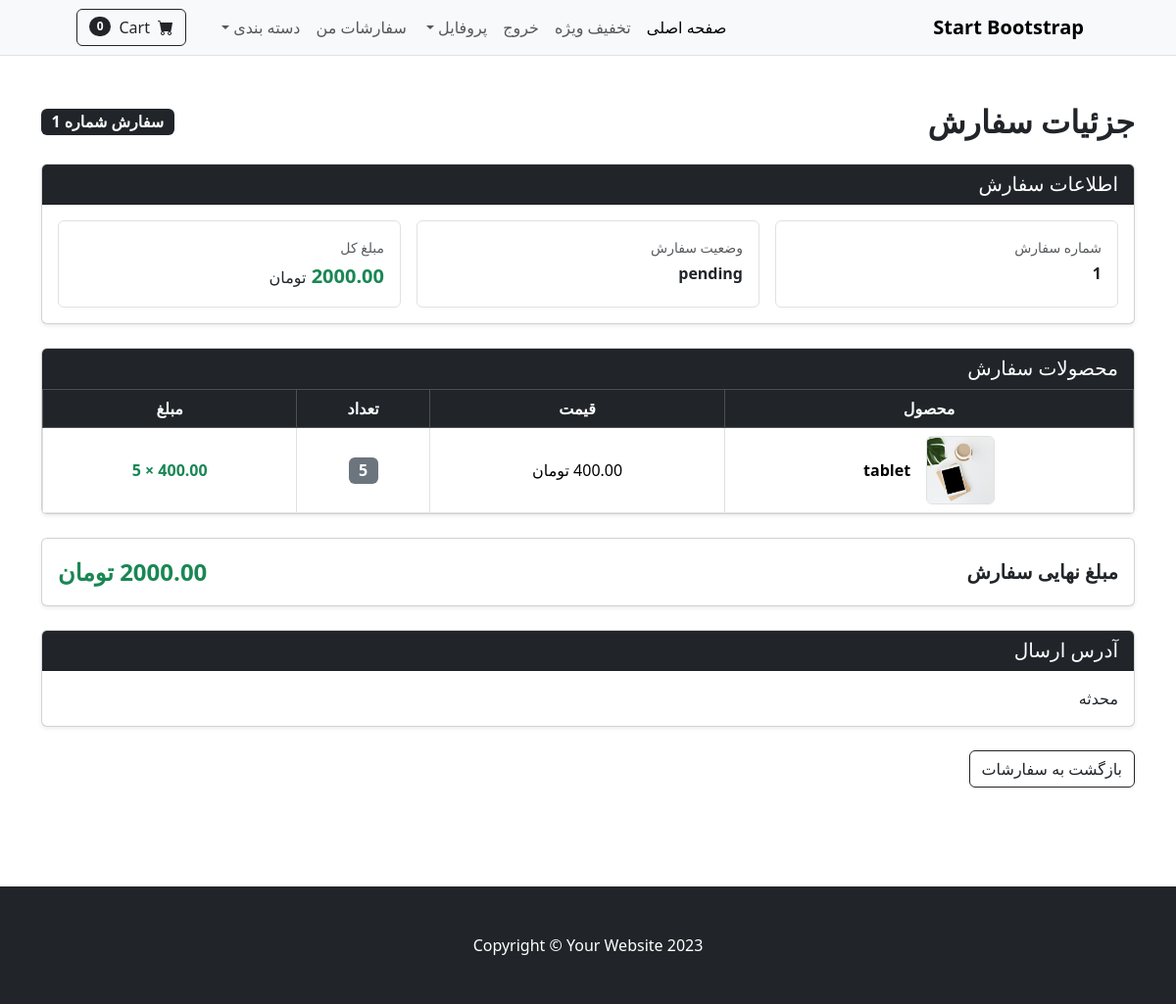
The page /order/1/ (signed in) on the database its author committed.
### products/models.py (models this page shows, shortened)
class Order(models.Model):
    STATUS_CHOICES = [
        ("pending", "در انتظار پرداخت"),
        ("paid", "پرداخت شده"),
        ("failed", "ناموفق"),
        ("canceled", "لغو شده"),
    ]
    user = models.ForeignKey(
        User,
        on_delete=models.CASCADE,
        null=True,
        blank=True
    )
    shipping_address = models.ForeignKey(
        ShippingAddres,
        on_delete=models.SET_NULL,
        null=True,
        blank=True
    )
    total_price = models.DecimalField(
        max_digits=10,
        decimal_places=2,
        null=True
    )
    status = models.CharField(
        max_length=20,
        choices=STATUS_CHOICES,
        default="pending"
    )
    created_at = models.DateTimeField(auto_now_add=True)
    last_update = models.DateTimeField(auto_now=True)

class OrderItem(models.Model):
    order = models.ForeignKey(
        Order,
        on_delete=models.CASCADE,
        related_name="items"
    )
    product = models.ForeignKey(
        Product,
        on_delete=models.CASCADE
    )
    price = models.DecimalField(
        max_digits=10,
        decimal_places=2
    )
    quantity = models.PositiveIntegerField()

class Product(models.Model):
    name=models.CharField(max_length=50)
    description=models.TextField(max_length=500 ,blank=True,default='') #blank برای خالی بودن__ default یعنی به طور پیش فرض چه توضیحی داشته باشه
    price=models.DecimalField(max_digits=10,decimal_places=0,default=0)#decimal_places به طور پیش فرض چند رقم بعد اعشار نشون میده __ default یعنی به طور پیش فرض قیمت رو صفر نشون بده
    category=models.ForeignKey(Category,on_delete=models.CASCADE)#ForeignKey کلید خارجی به جدول دیگعه
    stock = models.IntegerField(default=0)
    img=models.ImageField(upload_to="product/",null=True,blank=True)
    is_sale=models.BooleanField(default=False)
    sale_price=models.DecimalField(max_digits=10,decimal_places=0,default=0)

### payments/models.py (models this page shows)
class ShippingAddres(models.Model):
    user = models.ForeignKey(User,on_delete=models.CASCADE , null=True,blank=True)
    shipping_full_name = models.CharField(max_length=100)
    shipping_phone = models.CharField(max_length=11)
    shipping_address = models.TextField()
    shipping_city = models.CharField(max_length=100)
    shipping_state = models.CharField(max_length=100)
    shipping_postal_code = models.CharField(max_length=10)
    def __str__(self):
        return self.shipping_full_name
    class Meta:
        verbose_name_plural = "Shipping Addresses"
    def creat_shipping_user(sender,instance,created,**kwarge): #kwarge یعنی علاوه بر اون سه تا ورودی هر چقدر ورودی خواستی بگیر
        if created:
            user_shipping=ShippingAddres(user=instance)
            user_shipping.save()
    post_save.connect(creat_shipping_user,sender=User)

### payments/views.py (the view, shortened to what this page needs)
# urls.py: path('order/<int:order_id>/',views.order_detail,name='order_detail'),
def order_detail(request, order_id):
    if request.user.is_authenticated:
        order = get_object_or_404(
            Order,
            id=order_id,
            user=request.user
        )
    return render(
        request,
        'payments/order_detail.html',
        {
            'order': order
        }
    )

### cart/cart.py (called while the page is built)
    def __len__(self):
        return len(self.cart)

### cart/context_processors.py (called while the page is built)
def cart(request):
    return {'cart': Cart(request)}

### products/context_processors.py (called while the page is built)
def cart_item_count(request):
    total_quantity = 0
    if request.user.is_authenticated:
        cart, created = Cart.objects.get_or_create(user=request.user)
        if not created:
            cart_items = CartItem.objects.filter(cart=cart)
            for item in cart_items:
                total_quantity += item.quantity
    return {"cart_item_count": total_quantity}

### payments/templates/payments/order_detail.html (shortened to what this page needs)
{% extends "products/base.html" %}
{% block content %}
<div class="container mt-5 mb-5">
    <div class="d-flex justify-content-between align-items-center mb-4">
        <h2 class="fw-bold mb-0">
            جزئیات سفارش
        </h2>
        <span class="badge bg-dark fs-6">
            سفارش شماره {{ order.id }}
        </span>
    </div>
    <div class="card shadow-sm mb-4">
        <div class="card-header bg-dark text-white">
            <h5 class="mb-0">
                اطلاعات سفارش
            </h5>
        </div>
        <div class="card-body">
            <div class="row g-3">
                <div class="col-md-4">
                    <div class="border rounded p-3 h-100">
                        <small class="text-muted d-block mb-1">
                            شماره سفارش
                        </small>
                        <strong>
                            {{ order.id }}
                        </strong>
                    </div>
                </div>
                <div class="col-md-4">
                    <div class="border rounded p-3 h-100">
                        <small class="text-muted d-block mb-1">
                            وضعیت سفارش
                        </small>
                        <strong>
                            {{ order.status }}
                        </strong>
                    </div>
                </div>
                <div class="col-md-4">
                    <div class="border rounded p-3 h-100">
                        <small class="text-muted d-block mb-1">
                            مبلغ کل
                        </small>
                        <strong class="text-success fs-5">
                        </strong>
                        <span>
                            تومان
                        </span>
                    </div>
                </div>
            </div>
        </div>
    </div>
    <div class="card shadow-sm mb-4">
        <div class="card-header bg-dark text-white">
            <h5 class="mb-0">
                محصولات سفارش
            </h5>
        </div>
        <div class="card-body p-0">
            <div class="table-responsive">
                <table class="table table-bordered table-hover align-middle text-center mb-0">
                    <thead class="table-dark">
                        <tr>
                            <th>
                                محصول
                            </th>
                            <th>
                                قیمت
                            </th>
                            <th>
                                تعداد
                            </th>
                            <th>
                                مبلغ
                            </th>
                        </tr>
                    </thead>
                    <tbody>
                        {% for item in order.items.all %}
                        <tr>
                            <td>
                                <div class="d-flex align-items-center justify-content-center gap-3">
                                    {% if item.product.img %}
                                    <img
                                        src="{{ item.product.img.url }}"
                                        alt="{{ item.product.name }}"
                                        width="70"
                                        height="70"
                                        class="rounded border"
                                        style="object-fit: cover;">
                                    {% endif %}
                                    <strong>
                                        {{ item.product.name }}
                                    </strong>
                                </div>
                            </td>
                            <td>
                                {{ item.price }}
                                تومان
                            </td>
                            <td>
                                <span class="badge bg-secondary fs-6">
                                    {{ item.quantity }}
                                </span>
                            </td>
                            <td>
                                <strong class="text-success">
                                    {{ item.price }}
                                    ×
                                    {{ item.quantity }}
                                </strong>
                            </td>
                        </tr>
                        {% endfor %}
                    </tbody>
                </table>
            </div>
        </div>
    </div>
    <div class="card shadow-sm mb-4">
        <div class="card-body">
            <div class="d-flex justify-content-between align-items-center">
                <h5 class="fw-bold mb-0">
                    مبلغ نهایی سفارش
                </h5>
                <strong class="text-success fs-4">
                    {{ order.total_price }}
                    تومان
                </strong>
            </div>
        </div>
    </div>
    <div class="card shadow-sm mb-4">
        <div class="card-header bg-dark text-white">
            <h5 class="mb-0">
                آدرس ارسال
            </h5>
        </div>
        <div class="card-body">
            {% if order.shipping_address %}
                <p class="mb-0">
                    {{ order.shipping_address }}
                </p>
            {% else %}
                <div class="alert alert-warning mb-0">
                    آدرس ارسال ثبت نشده است.
                </div>
            {% endif %}
        </div>
    </div>
    <div class="text-end">
        <a
            href="{% url 'my_orders' %}"
            class="btn btn-outline-dark">
            بازگشت به سفارشات
        </a>
    </div>
</div>
{% endblock %}

### rows shown on the page
Order: id "1", status "pending", total_price "2000.00", shipping_address "محدثه"
OrderItem: product.img (picture), product.name "tablet", price "400.00", quantity "5"

### other values the page prints
{{ cart|length }} "0"
